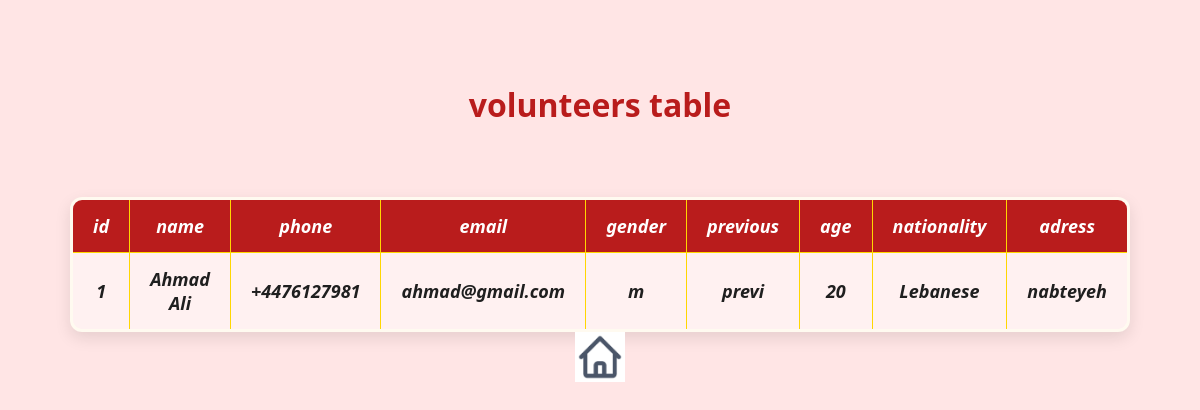
/get_volunteer.php, run on the app's committed database.
### tables this page shows
CREATE TABLE `volunteer` (
  `id` int(11) NOT NULL,
  `name` varchar(20) NOT NULL,
  `phone` varchar(20) NOT NULL,
  `email` varchar(25) NOT NULL,
  `gender` varchar(10) NOT NULL,
  `previous` varchar(5) NOT NULL,
  `age` int(26) NOT NULL,
  `nationality` varchar(20) NOT NULL,
  `address` varchar(40) NOT NULL
);

### get_volunteer.php (the view, shortened to what this page needs)
<!DOCTYPE html>
<html>
<head>
	<link rel="stylesheet" type="text/css" href="get_volunteer.css">
</head>
<body>
<?php
include("dbconnect.php");
 $getvolnteer="select *  from volunteer ";
$resultarray=mysqli_query($conn, $getvolnteer);
?>
	<table border="1" align="center">
		<tr><th>id</th><th>name</th><th>phone</th><th>email</th><th>gender</th><th>previous</th><th>age</th><th>nationality</th><th>adress</th></tr>
<?php
echo "<br><h1>volunteers table</h1?";
while($row=mysqli_fetch_array($resultarray)){
echo "	<tr>
<td>".$row[0]."</td>
<td>".$row[1]."</td>
<td>".$row['phone']."</td>
<td>".$row['email']."</td>
<td>".$row['gender']."</td>
<td>".$row['previous']."</td>
<td>".$row['age']."</td>
<td>".$row['nationality']."</td>
<td>".$row['address']."</td>
</tr>";
}
 ?>
	</table>
<a href="home.php"><img src="hm.png" align="right" height="50px" width="50px" id="hm"></a>
</body>
</html>

### get_volunteer.css (style rules this page uses)
body { background-color: #ffe5e5; color: #1f1f1f; font-family: 'Segoe UI', Tahoma, Geneva, Verdana, sans-serif; margin: 0; padding: 40px 20px; min-height: 100vh; display: flex; flex-direction: column; align-items: center; }
h1 { text-align: center; color: #b91c1c; font-weight: bold; margin-bottom: 30px; }
table { width: 80%; margin-top: 3.5%; border-collapse: collapse; border: 3px solid gold; text-align: center; border-radius: 12px; overflow: hidden; box-shadow: 0 6px 16px rgba(0, 0, 0, 0.1); font-weight: bold; font-size: 18px; font-style: oblique; background-color: #fffaf0; }
table th { background-color: #b91c1c; color: white; padding: 14px 20px; }
table td { background-color: #ffeaea; color: #1f1f1f; padding: 14px 20px; border-bottom: 1px solid #f87171; }
table tbody tr:nth-child(even) td { background-color: #fff1f1; }

### data on the page
volunteer: id "1", name "Ahmad Ali", phone "+4476127981", email "ahmad@gmail.com", gender "m", previous "previ", age "20", nationality "Lebanese", address "nabteyeh"
